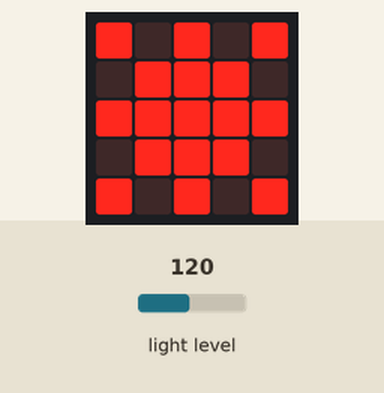
Simulated run of this program. Board: BBC micro:bit (MakeCode). Parts: the board's 5×5 LED display. Inputs (shaded band) come from the test bench; at power-on: light level 120.

Above: at 1.2 s.
1.3 s: light level set to 5
At 2.8 s:
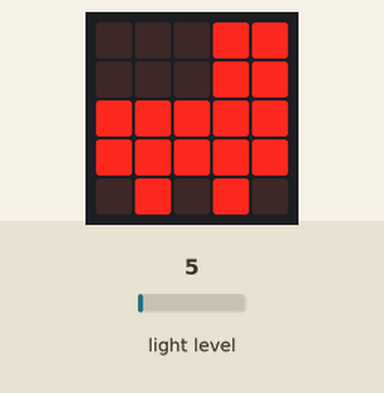
3.1 s: light level set to 47
4.7 s: light level set to 55
At 5.4 s:
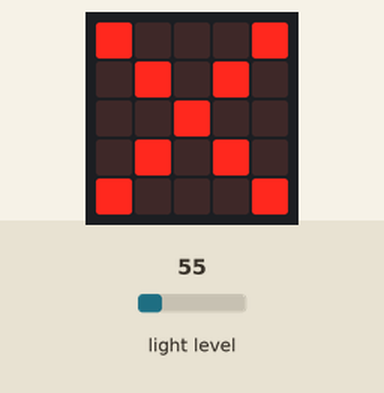
6.2 s: light level set to 128
At 7.2 s:
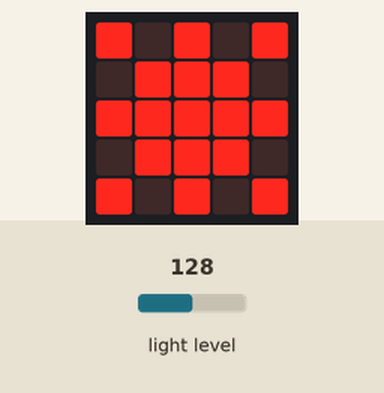
7.9 s: light level set to 64
At 9.0 s:
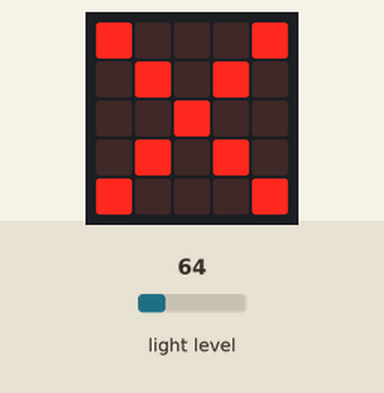
Timing chart, 0 to 10.6 s (numbered marks = the images above; inputs shaded):
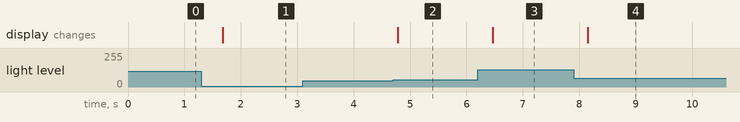

The program:

main.ts
```typescript
basic.forever(function () {
    if (input.lightLevel() > 100) {
        basic.showLeds(`
            # . # . #
            . # # # .
            # # # # #
            . # # # .
            # . # . #
            `)
    } else {
        if (input.lightLevel() > 50 && input.lightLevel() < 100) {
            basic.showLeds(`
                # . . . #
                . # . # .
                . . # . .
                . # . # .
                # . . . #
                `)
        } else {
            basic.showIcon(IconNames.Rollerskate)
        }
    }
})
```

test.ts
```typescript
// i test vanno qui; questi non saranno compilati quando questo pacchetto viene usato come estensione.
```

Measured:
- the behaviour switches between 50 and 51 on light level (found by bisection; images 1 and 2)
- after the input at 1.3 s, the display: changes after 0.38 s (image 1)
- after the input at 3.1 s, every drawn part: stays the same
- after the input at 4.7 s, the display: changes after 0.08 s (image 2)
- after the input at 6.2 s, the display: changes after 0.27 s (image 3)
- after the input at 7.9 s, the display: changes after 0.25 s (image 4)
